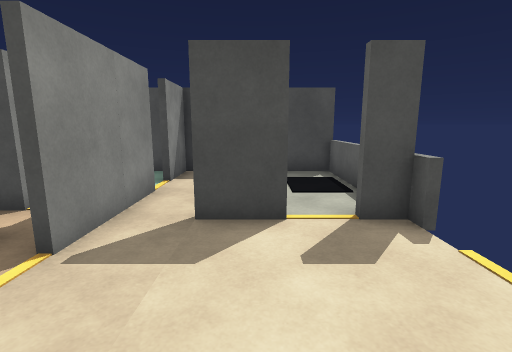
view 1 (above)

14 first-person views from a walk through a 3-D level made in the Unity game engine. The camera is 1.5 m above the floor, tilts 10° down and sees 85° across. The floor is counted in squares, 1 m on a side. Each view is taken from the middle of a square. On the plan, view 1 faces up. The plan holds only what a view shows up to about 14 squares ahead; the rest is blank.

view 2
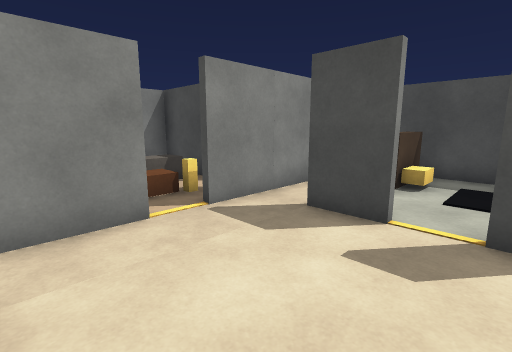

view 3
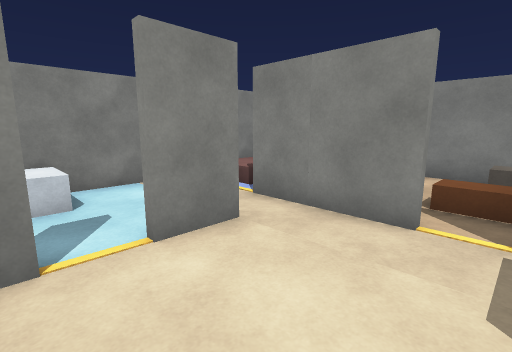

view 4
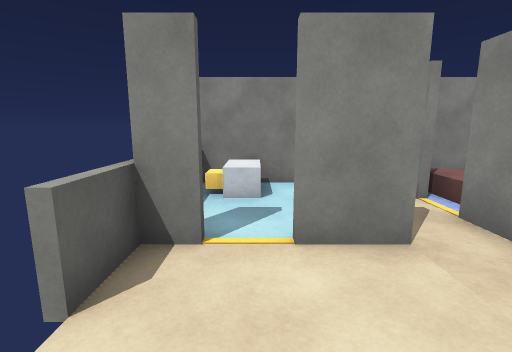

view 5
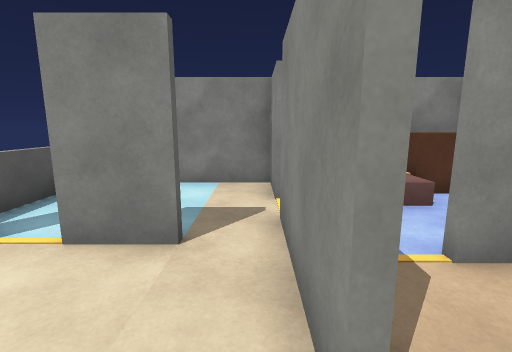

view 6
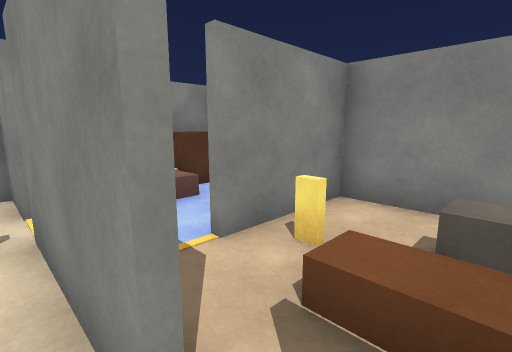

view 7
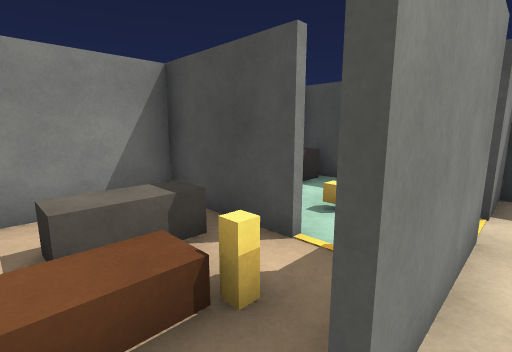

view 8
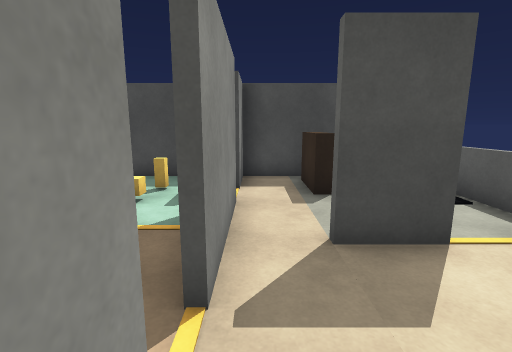

view 9
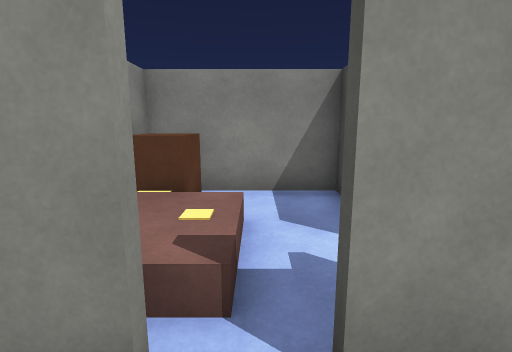

view 10
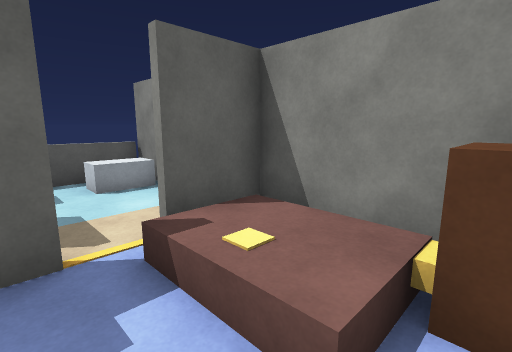

view 11
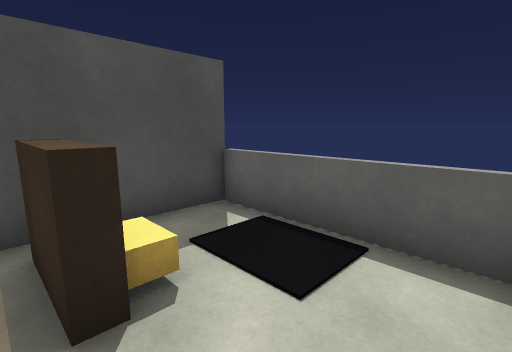

view 12
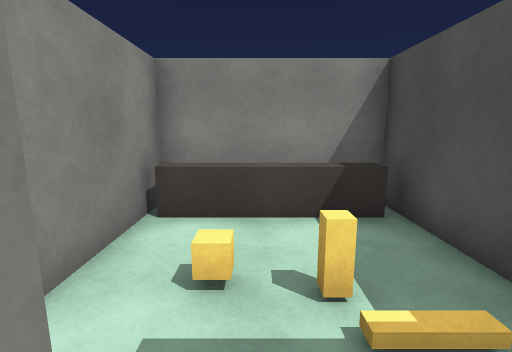

view 13
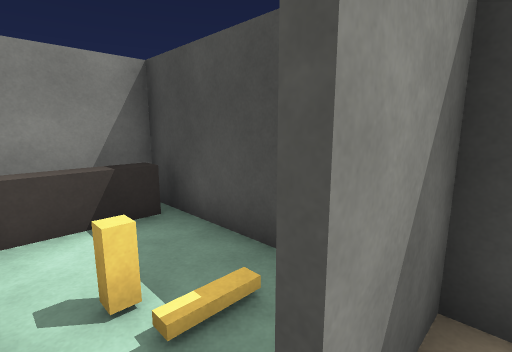

view 14
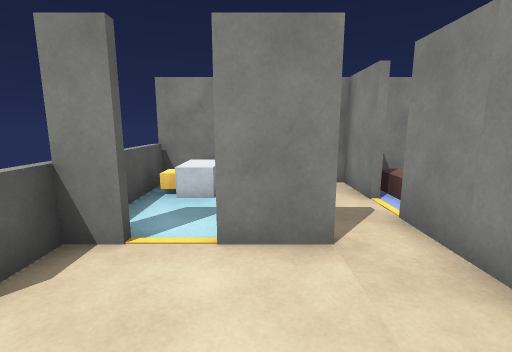

### Floor plan
Key: @ floor where view 1 was taken; # wall or solid block; x gap in a wall; . main floor; : floor 0.5 m higher than the main floor; / step, stairs or slope; = window, fence, low wall or low ledge; ^ raised ledge; O other object.
Columns run from 8 left of view 1 to 3 right of it. Each row starts with its distance up from view 1.
 10 ############
  9 #^...#.##..=
  8 #^..O#.=O..=
  7 #^..O..##..=
  6 #^...#.....=
  5 ####x#.....=
  4 ##OO.#..#.##
  3  #OOOx.....
  2  #OOOx.....
  1 ##...#.....x
  0 ####x#..@..=
 -1 #....#..#.=#
 -2 #..///.....=
 -3 #OO:O#...OO#
 -4 #OO::#...OO#
 -5 ############

Positions as (right, up) in squares from view 1, and headings:
1: (0, 0), facing up
2: (2, 0), facing up-left
3: (2, 3), facing down-left
4: (1, 3), facing down
5: (-2, 3), facing down
6: (-2, 3), facing down-left
7: (-2, 2), facing up-left
8: (-2, 1), facing up
9: (-1, -2), facing left
10: (-6, -1), facing down-right
11: (-1, 5), facing up-right
12: (-2, 7), facing left
13: (-2, 7), facing up-left
14: (0, 3), facing down
